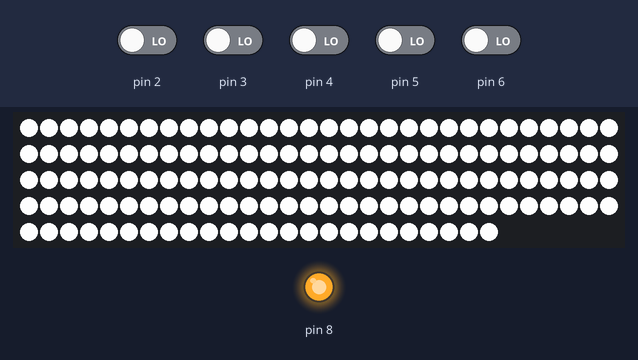
Bench run of a sketch on a simulated Arduino Uno, built with avr-gcc and run on an emulated ATmega328P. Shown: 144 RGB LEDs in strip order, left to right, continuing on the next row, output pins drawn as LEDs (lit = HIGH). The test bench sets the inputs (shaded band); at power-on: pin 2–6 LOW. Dim RGB values are drawn brighter than linear; random numbers use the default seed unless the sketch sets one.

Above: at 1.2 s.
1.3 s: pin 5 driven HIGH
At 3.2 s:
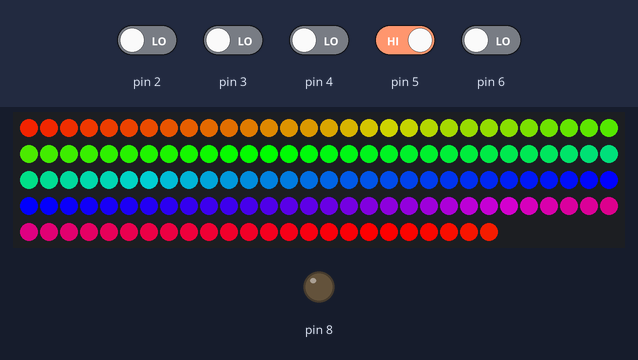
3.9 s: pin 2 driven HIGH
At 5.0 s:
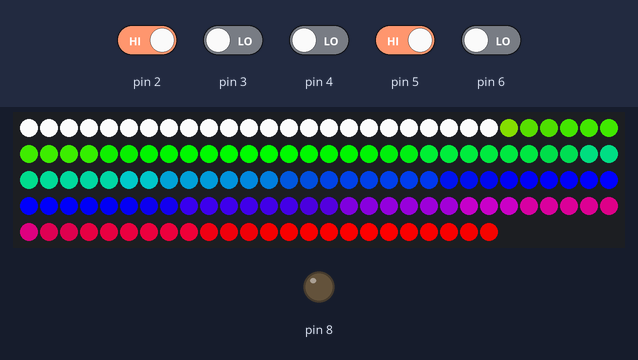
6.1 s: pin 2 driven LOW
At 7.34 s:
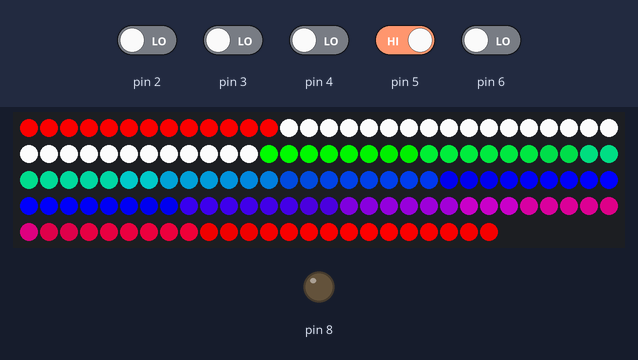
9.1 s: pin 4 driven HIGH
At 9.34 s:
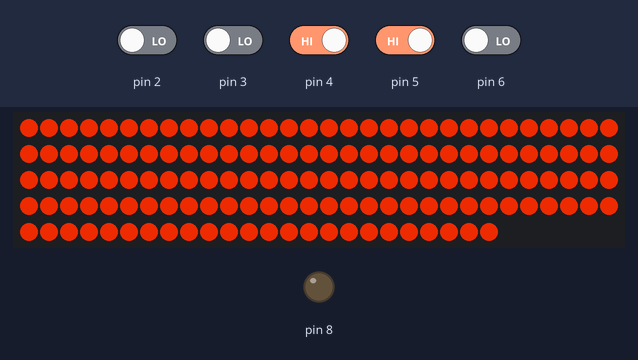
12.1 s: pin 5 driven LOW
At 12.17 s:
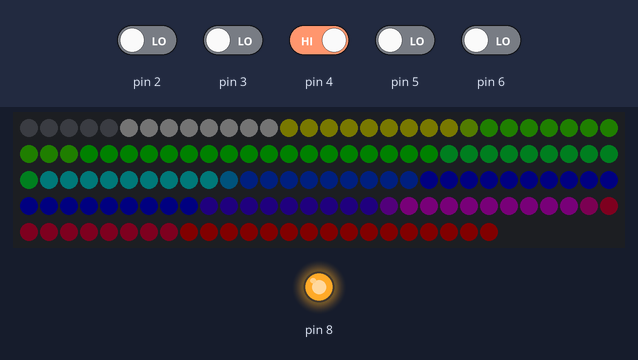
13.7 s: pin 2 driven HIGH
At 14.73 s:
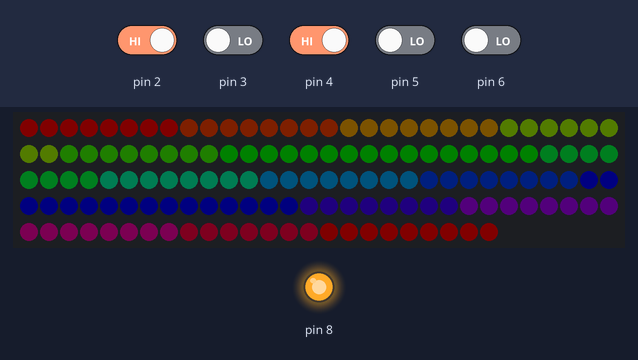
Timing chart, 0 to 16.7 s (numbered marks = the images above; inputs shaded):
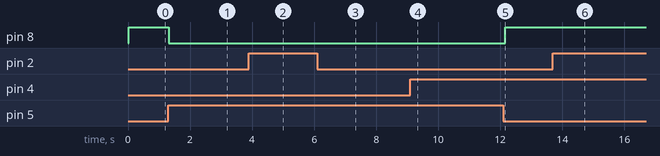

The sketch:

Led_Light_Strip_Controller.ino
```cpp
#include <Adafruit_NeoPixel.h>
#ifdef __AVR__
  #include <avr/power.h>
#endif

#define LED_STRIP_PIN 13
#define NUM_LEDS 144
int BRIGHTNESS = 255;

Adafruit_NeoPixel strip = Adafruit_NeoPixel(NUM_LEDS, LED_STRIP_PIN, NEO_GRBW + NEO_KHZ800);

struct LEDControllerPin
{

  public:

  LEDControllerPin(byte ctrl, byte led)
  {
    controllerPin   = ctrl;
    ledPin          = led;
  }

  void setup()
  {
    pinMode(ledPin,        OUTPUT);
    pinMode(controllerPin, INPUT);
  }

  bool isToggled()
  {
    if(digitalRead(controllerPin) == LOW)
    {
      digitalWrite(ledPin, HIGH);
      return true;
    }

    digitalWrite(ledPin, LOW);
    return false;

  }

  private:

  byte controllerPin;
  byte ledPin;


};


LEDControllerPin leftPin     = LEDControllerPin(5, 8);
LEDControllerPin downPin     = LEDControllerPin(3, 10);
LEDControllerPin upPin       = LEDControllerPin(4, 9);
LEDControllerPin rightPin    = LEDControllerPin(2, 11);
LEDControllerPin centerPin   = LEDControllerPin(6, 12);


enum LightMode
{
  White         = 0,
  Rainbow       = 1,
  WipeRGBW      = 2,
  WipeRGB       = 3,
  WipeRB        = 4,
  RainbowAnalog = 5,
  LightModeMax  = 6
};

float currentLightMode     = White;
byte currentLightModebyte  = White;
byte lastLightModebyte     = White;

void setup()
{
  Serial.begin(9600);
  leftPin.setup();


  strip.setBrightness(BRIGHTNESS);
  strip.begin();
  strip.show(); // Initialize all pixels to 'off'

}


byte detectInput()
{
    if(leftPin.isToggled  ())
    {
      currentLightMode -= .075;

      if(currentLightMode < 0)
      {
        currentLightMode = LightModeMax;
      }
    }

    if(rightPin.isToggled ())
    {
      currentLightMode += .075;

      if(currentLightMode >= LightModeMax)
      {
        currentLightMode = 0;
      }
    }


    if(downPin.isToggled  ())
    {
      if(BRIGHTNESS - 5 > 0)
      {
        BRIGHTNESS -= 5;
        strip.setBrightness(BRIGHTNESS);
        strip.show();
      }
    }

    if(upPin.isToggled())
    {
      if(BRIGHTNESS + 5 < 255)
      {
        BRIGHTNESS += 5;
        strip.setBrightness(BRIGHTNESS);
        strip.show();
      }
    }

    centerPin.isToggled();


    currentLightModebyte = currentLightMode;  //float -> byte

    if(lastLightModebyte != currentLightModebyte)
    {
      lastLightModebyte = currentLightModebyte;
      return true;
    }

    return false;

}


void whiteLight(byte wait)
{

    for(uint16_t i=0; i<strip.numPixels(); i++)
    {
        strip.setPixelColor(i, strip.Color(0,0,0, 255 ));
    }
    strip.show();

    while(true)
    {
      if(detectInput())
      {
        return;
      }

      delay(wait);
    }

}

void rainbowLight(byte wait)
{

  while(true)
  {
    uint16_t i, j;

    for(j=0; j < 256; j++)
    {
      for(i=0; i< strip.numPixels(); i++)
      {
        strip.setPixelColor(i, Wheel(((i * 256 / strip.numPixels()) + j) & 255));
      }
      strip.show();
      if(detectInput())
      {
        return;
      }

      delay(wait);
    }

  }

}

void rainbowLightAnalog(byte wait)
{

  while(true)
  {
    uint16_t i, j;

    for(j=0; j < 256; j++)
    {
      for(i=0; i< strip.numPixels(); i++)
      {
        strip.setPixelColor(i, Wheel(((256 / strip.numPixels()) + j) & 255));
      }
      strip.show();
      if(detectInput())
      {
        return;
      }

      delay(wait);
    }

  }

}


void setRandom(byte wait)
{

  while (true)
  {

    byte amount = random(NUM_LEDS);


    for(byte i = 0; i < amount; i++)
    {
      strip.setPixelColor(random(NUM_LEDS), strip.Color(random(255),random(255),random(255), random(255)));
    }

    if(detectInput())
    {
      return;
    }

    delay(wait);

  }


}

void wipeRGBW(byte wait)
{
  while (true)
  {

    if(colorWipe(0, 0, 0, 255, wait)){return;}
    if(colorWipe(255, 0, 0, 0, wait)){return;}
    if(colorWipe(0, 255, 0, 0, wait)){return;}
    if(colorWipe(0, 0, 255, 0, wait)){return;}

  }
}
void wipeRGB(byte wait)
{
  while (true)
  {

    if(colorWipe(255, 0, 0, 0, wait)){return;}
    if(colorWipe(0, 255, 0, 0, wait)){return;}
    if(colorWipe(0, 0, 255, 0, wait)){return;}

  }
}
void wipeRB(byte wait)
{
  while (true)
  {

    if(colorWipe(0, 0, 255, 0, wait)){return;}
    if(colorWipe(255, 0, 0, 0, wait)){return;}

  }
}

void loop()
{

  switch((LightMode)currentLightModebyte)
  {
    case White:
    default:

    whiteLight(50);
    break;

    case Rainbow:
    rainbowLight(50);
    break;

    case WipeRGBW:
    wipeRGBW(50);
    break;

    case WipeRB:
    wipeRB(50);
    break;

    case WipeRGB:
    wipeRGB(50);
    break;

    case RainbowAnalog:
    rainbowLightAnalog(50);
    break;

  }


}

// Fill the dots one after the other with a color
byte colorWipe(byte r, byte g, byte b, byte w, uint8_t wait)
{
  uint32_t color = strip.Color((r * BRIGHTNESS) / 255, (g * BRIGHTNESS) / 255, (b * BRIGHTNESS) / 255, (w * BRIGHTNESS) / 255);

  for(uint16_t i=0; i<strip.numPixels(); i++) {
    strip.setPixelColor(i, color);
    strip.show();

    if(detectInput())
    {
      return true;
    }

    delay(wait);

  }

  return false;
}

// Input a value 0 to 255 to get a color value.
// The colours are a transition r - g - b - back to r.
uint32_t Wheel(byte WheelPos)
{
  WheelPos = 255 - WheelPos;
  if(WheelPos < 85) {
    return strip.Color(255 - WheelPos * 3, 0, WheelPos * 3,0);
  }
  if(WheelPos < 170) {
    WheelPos -= 85;
    return strip.Color(0, WheelPos * 3, 255 - WheelPos * 3,0);
  }
  WheelPos -= 170;
  return strip.Color(WheelPos * 3, 255 - WheelPos * 3, 0,0);
}

uint8_t red(uint32_t c) {
  return (c >> 16);
}
uint8_t green(uint32_t c) {
  return (c >> 8);
}
uint8_t blue(uint32_t c) {
  return (c);
}
```

Measured:
- after the input at 1.3 s, pin 8: HIGH → LOW at once; the LEDs: first change after 0.95 s (image 1 shows a later state)
- after the input at 12.1 s, pin 8: LOW → HIGH after 0.06 s
